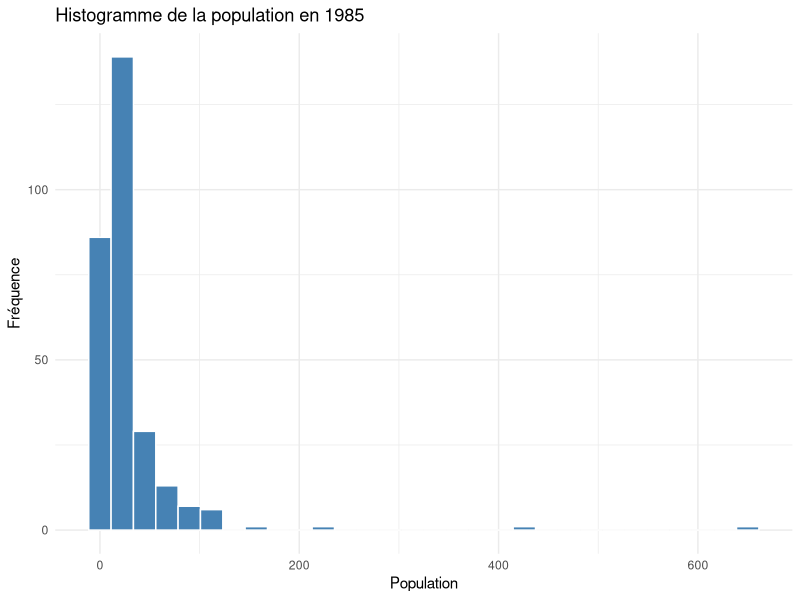
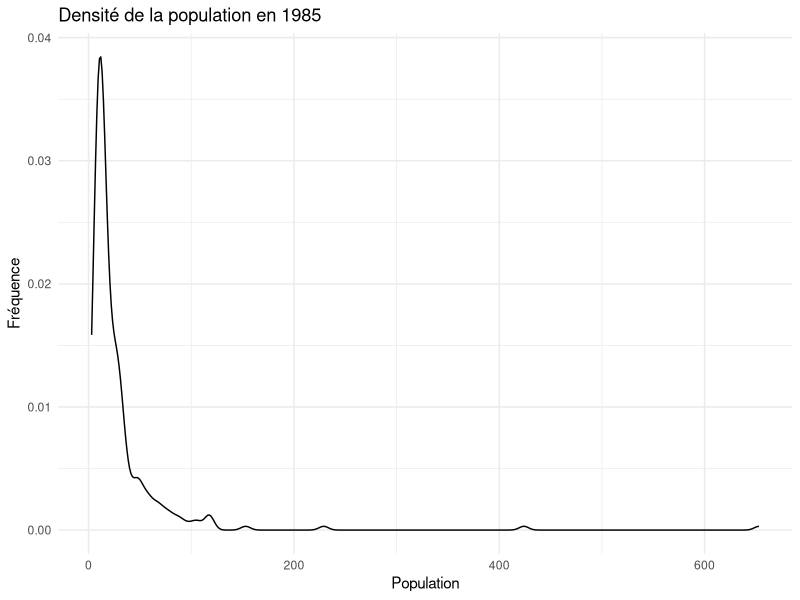
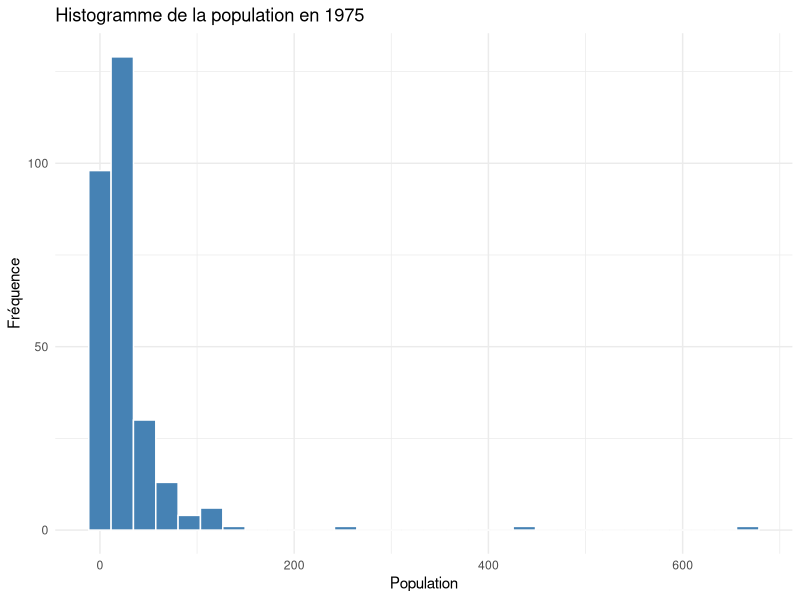
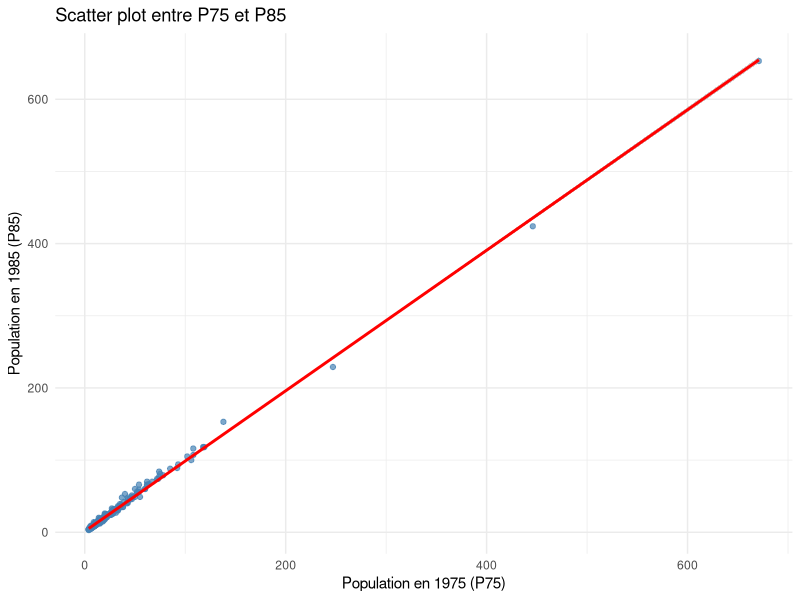
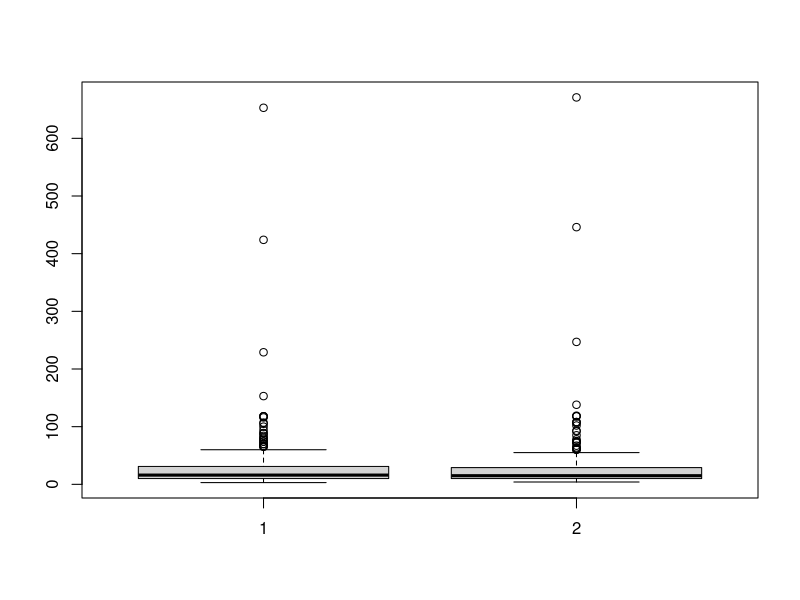
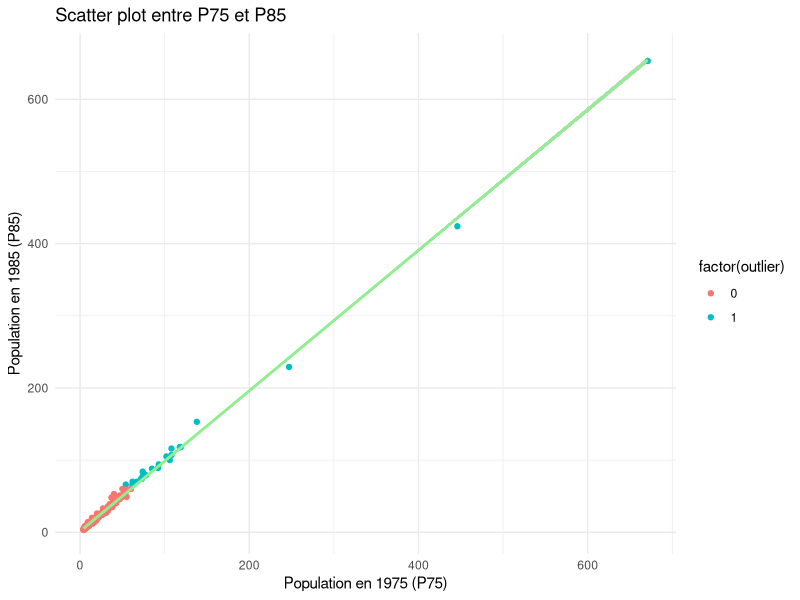
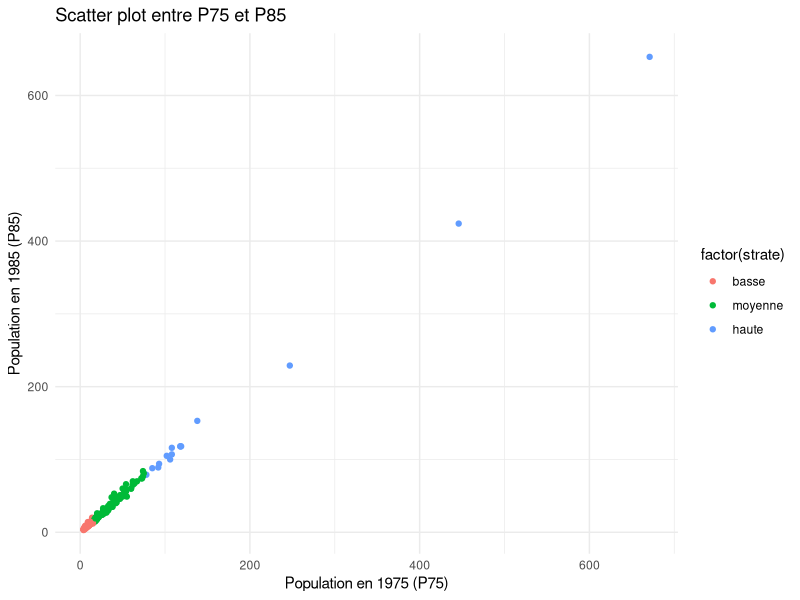

Write R code to recreate these figures, in order. (Note: this script raises an error after producing the figures.)
library(readr)
library(tidyverse)
library(ggplot2)
library(sampling)
library(survey)

### MU284 ####
data(MU284)
?MU284
# Y = Population en 1985
# X = Population en 1975
# Création de strates : petites / Moyennes / Grandes villes
# Plus grande croissance que prévue, au contraire, fort déclin de la ville 
# => Changement de strates
ggplot(MU284, aes(x = P85)) +
  geom_histogram(bins = 30, fill = "steelblue", color = "white") +
  labs(title = paste("Histogramme de la population en 1985"),
       x = "Population", y = "Fréquence") +
  theme_minimal()

ggplot(MU284, aes(x = P85)) +
  geom_density() +
  labs(title = paste("Densité de la population en 1985"),
       x = "Population", y = "Fréquence") +
  theme_minimal()

ggplot(MU284, aes(x = P75)) +
  geom_histogram(bins = 30, fill = "steelblue", color = "white") +
  labs(title = paste("Histogramme de la population en 1975"),
       x = "Population", y = "Fréquence") +
  theme_minimal()

ggplot(MU284, aes(x = P75, y = P85)) +
  geom_point(color = "steelblue", alpha = 0.7) +
  geom_smooth(method = "lm", se = TRUE, color = "red") +
  labs(
    title = "Scatter plot entre P75 et P85",
    x = "Population en 1975 (P75)",
    y = "Population en 1985 (P85)"
  ) +
  theme_minimal()

boxplot(MU284$P85, MU284$P75)

### Identification des outliers 
Q1  <- quantile(MU284$P85, 0.25)
Q3  <- quantile(MU284$P85, 0.75)
IQR <- Q3 - Q1

lower <- Q1 - 1.5 * IQR
upper <- Q3 + 1.5 * IQR

outliers <- MU284$LABEL[MU284$P85 < lower | MU284$P85 > upper]
MU284$outlier <- ifelse(seq_len(nrow(MU284)) %in% outliers, 1, 0)

ggplot(MU284, aes(x = P75, y = P85, color = factor(outlier))) +
  geom_point() +
  geom_smooth(method = "lm", se = TRUE, color = "lightgreen") +
  labs(
    title = "Scatter plot entre P75 et P85",
    x = "Population en 1975 (P75)",
    y = "Population en 1985 (P85)"
  ) +
  theme_minimal()

### Création des strates
# Par quartiles

MU284$strate <- cut(MU284$P75,
                 breaks = quantile(MU284$P75, probs = c(0, 1/2, 28.5/30, 1)),
                 include.lowest = TRUE,
                 labels = c("basse", "moyenne", "haute"))

MU284 <- MU284 %>%
  mutate(strate_id = case_when(
    strate == "basse"   ~ 1,
    strate == "moyenne" ~ 2,
    strate == "haute"   ~ 3
  ))

ggplot(MU284, aes(x = P75, y = P85, color = factor(strate))) +
  geom_point() +
  labs(
    title = "Scatter plot entre P75 et P85",
    x = "Population en 1975 (P75)",
    y = "Population en 1985 (P85)"
  ) +
  theme_minimal()

### Estimation du total (dans la population)
# Population
P85_pop <- sum(MU284$P85)
P75_pop <- sum(MU284$P75)

#Sample
#Sampling design: all of the big cities
#some of the middle and small size
N_H <- table(MU284$strate)
# calcul n_h
n <- 70 #choix de n
table(MU284$strate)
std <- c()
for (i in 1:3){
  std[i] <- sqrt(var(MU284$P85[MU284$strate_id == i]))
}
tab <- table(MU284$strate)*std
sum_NL <- sum(tab)
n_H <- n * tab / sum_NL
round(n_H) #pas ok car n_3 = 26 > N_3 = 15

n_3 <- table(MU284$strate)['haute']
n_12 <- n - n_3

tab <- table(MU284$strate)[1:2]*std[1:2]
sum_NL <- sum(tab)
n_H <- n_12 * tab / sum_NL
n_H[3] <- n_3 
n_H <- round(n_H)

# sample
stsrswor = strata(MU284,"strate",size=c(n_H[2],n_H[1],n_H[3]),method="srswor")
stsrswor_data = getdata(MU284,stsrswor)

#y_ht
poids_stsi=c(rep(rep(N_H[2]/n_H[2],n_H[2]),N_H[1]/n_H[1],n_H[1]),rep(N_H[3]/n_H[3],n_H[3]))
ech.stsi=svydesign(id=~LABEL,strata=~strate,weights=poids_stsi,
                   fpc=c(rep(N_H[1], n_H[1]), rep(N_H[2], n_H[2]), rep(N_H[3], n_H[3])),
                   data=stsrswor_data)
res=svytotal(~P85,ech.stsi) #Warning mais je sais pas d'où ça vient
res

#Estimation from the sample
#Winsorization
#sum(min(y_i,R))
# R aléatoire
R = 200
stsrswor_data$P85_R <- min(stsrswor_data$P_85, R)

R_quantile = quantile(stsrswor_data$P85, probs = 0.90)
stsrswor_data$P85_R_quantile <- min(stsrswor_data$P_85, R_quantile) 

ech.stsi=svydesign(id=~LABEL,strata=~strate,weights=poids_stsi,
                   fpc=c(rep(N_H[1], n_H[1]), rep(N_H[2], n_H[2]), rep(N_H[3], n_H[3])),
                   data=stsrswor_data)

res_R <- svytotal(~P85_R, ech.stsi)
res_R_mean <- svymean(~P85_R, ech.stsi)
res_R_quantile_mean <- svymean(~P85_R_quantile, ech.stsi)

#R - µ/ n-1 = E(max(Y-R,0))
# On estime l'espérance puis on résoud l'équation : H(R) = R - µ/ n-1 - E(max(Y-R,0)) = 0
mu_pop <- mean(MU284$P85)
n <- length(stsrswor_data) 
H_R <- function(R, mu, n, sample){
  terme1 <- (R - mu) / (n - 1)
  terme2 <- sum(pmax(sample - R, 0))/n
  return(terme1 - terme2)
}
R_esp_max <- uniroot(f = H_R, interval = c(min(MU284$P85), max(MU284$P85)),
                     mu = mu_pop, n = n, sample = stsrswor_data$P85)$root

stsrswor_data$P85_R_esp_max <- min(stsrswor_data$P85, R_esp_max)

ech.stsi=svydesign(id=~LABEL,strata=~strate,weights=poids_stsi,
                   fpc=c(rep(N_H[1], n_H[1]), rep(N_H[2], n_H[2]), rep(N_H[3], n_H[3])),
                   data=stsrswor_data)

res_R_esp_max <- svytotal(~P85_R_esp_max, ech.stsi)
#pas optimal (résultat de l'article)
res_R_esp_max_mean <- svymean(~P85_R_esp_max, ech.stsi)

#R = 2ème plus rand y_i
#dans l'échantillon
P85_ordered <- sort(unique(stsrswor_data$P85),decreasing = TRUE)
P85_n <- P85_ordered[1]
P85_n1 <- P85_ordered[2]
y_i1 <- mean(stsrswor_data$P85) - (P85_n - P85_n1) / n
